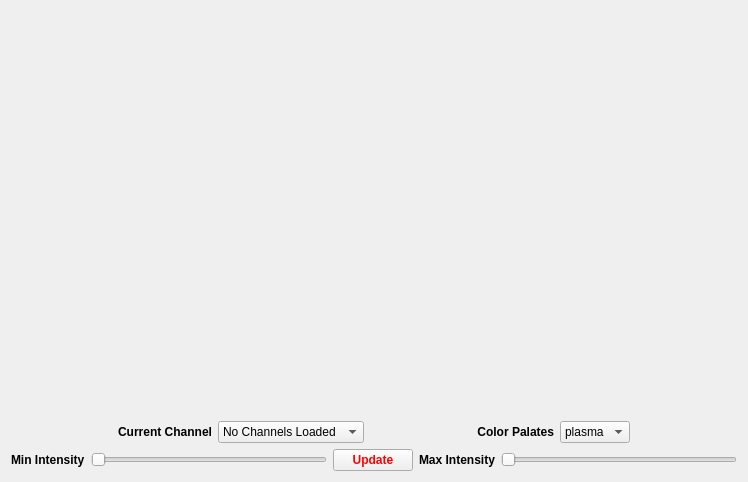
<?xml version="1.0" encoding="UTF-8"?>
<ui version="4.0">
 <class>Form</class>
 <widget class="QWidget" name="Form">
  <property name="geometry">
   <rect>
    <x>0</x>
    <y>0</y>
    <width>748</width>
    <height>482</height>
   </rect>
  </property>
  <property name="windowTitle">
   <string>Form</string>
  </property>
  <layout class="QVBoxLayout" name="verticalLayout_4">
   <item>
    <layout class="QVBoxLayout" name="spectrogram_canvas">
     <item>
      <spacer name="verticalSpacer_6">
       <property name="orientation">
        <enum>Qt::Vertical</enum>
       </property>
       <property name="sizeHint" stdset="0">
        <size>
         <width>20</width>
         <height>40</height>
        </size>
       </property>
      </spacer>
     </item>
     <item>
      <spacer name="horizontalSpacer_2">
       <property name="orientation">
        <enum>Qt::Horizontal</enum>
       </property>
       <property name="sizeHint" stdset="0">
        <size>
         <width>40</width>
         <height>0</height>
        </size>
       </property>
      </spacer>
     </item>
    </layout>
   </item>
   <item>
    <layout class="QVBoxLayout" name="verticalLayout_2">
     <property name="spacing">
      <number>6</number>
     </property>
     <item>
      <spacer name="verticalSpacer_4">
       <property name="orientation">
        <enum>Qt::Vertical</enum>
       </property>
       <property name="sizeType">
        <enum>QSizePolicy::Expanding</enum>
       </property>
       <property name="sizeHint" stdset="0">
        <size>
         <width>20</width>
         <height>40</height>
        </size>
       </property>
      </spacer>
     </item>
     <item>
      <layout class="QHBoxLayout" name="horizontalLayout_5">
       <item>
        <spacer name="horizontalSpacer">
         <property name="orientation">
          <enum>Qt::Horizontal</enum>
         </property>
         <property name="sizeHint" stdset="0">
          <size>
           <width>40</width>
           <height>20</height>
          </size>
         </property>
        </spacer>
       </item>
       <item>
        <widget class="QLabel" name="label_8">
         <property name="styleSheet">
          <string notr="true">font: 9pt &quot;Source Code Pro&quot;;
font-weight: bold;
</string>
         </property>
         <property name="text">
          <string>Current Channel</string>
         </property>
         <property name="alignment">
          <set>Qt::AlignRight|Qt::AlignTrailing|Qt::AlignVCenter</set>
         </property>
        </widget>
       </item>
       <item>
        <widget class="QComboBox" name="current_channel">
         <item>
          <property name="text">
           <string>No Channels Loaded</string>
          </property>
         </item>
        </widget>
       </item>
       <item>
        <spacer name="horizontalSpacer_4">
         <property name="orientation">
          <enum>Qt::Horizontal</enum>
         </property>
         <property name="sizeHint" stdset="0">
          <size>
           <width>40</width>
           <height>20</height>
          </size>
         </property>
        </spacer>
       </item>
       <item>
        <widget class="QLabel" name="label_6">
         <property name="styleSheet">
          <string notr="true">font: 9pt &quot;Source Code Pro&quot;;
font-weight: bold;
</string>
         </property>
         <property name="text">
          <string>Color Palates</string>
         </property>
         <property name="alignment">
          <set>Qt::AlignRight|Qt::AlignTrailing|Qt::AlignVCenter</set>
         </property>
        </widget>
       </item>
       <item>
        <widget class="QComboBox" name="palates">
         <item>
          <property name="text">
           <string>plasma</string>
          </property>
         </item>
         <item>
          <property name="text">
           <string>viridis</string>
          </property>
         </item>
         <item>
          <property name="text">
           <string>autumn</string>
          </property>
         </item>
         <item>
          <property name="text">
           <string>Blues</string>
          </property>
         </item>
         <item>
          <property name="text">
           <string>terrain</string>
          </property>
         </item>
         <item>
          <property name="text">
           <string>Greys</string>
          </property>
         </item>
         <item>
          <property name="text">
           <string>twilight</string>
          </property>
         </item>
        </widget>
       </item>
       <item>
        <spacer name="horizontalSpacer_3">
         <property name="orientation">
          <enum>Qt::Horizontal</enum>
         </property>
         <property name="sizeHint" stdset="0">
          <size>
           <width>40</width>
           <height>20</height>
          </size>
         </property>
        </spacer>
       </item>
      </layout>
     </item>
     <item>
      <layout class="QHBoxLayout" name="horizontalLayout_6">
       <item>
        <widget class="QLabel" name="label_4">
         <property name="styleSheet">
          <string notr="true">font: 9pt &quot;Source Code Pro&quot;;
font-weight: bold;
</string>
         </property>
         <property name="text">
          <string>Min Intensity</string>
         </property>
        </widget>
       </item>
       <item>
        <widget class="QSlider" name="min_intensity">
         <property name="maximum">
          <number>255</number>
         </property>
         <property name="orientation">
          <enum>Qt::Horizontal</enum>
         </property>
        </widget>
       </item>
       <item>
        <widget class="QPushButton" name="update_intensity_btn">
         <property name="styleSheet">
          <string notr="true">color: rgb(255, 0, 0);
font-weight:bold;</string>
         </property>
         <property name="text">
          <string>Update</string>
         </property>
        </widget>
       </item>
       <item>
        <widget class="QLabel" name="label_7">
         <property name="styleSheet">
          <string notr="true">font: 9pt &quot;Source Code Pro&quot;;
font-weight: bold;
</string>
         </property>
         <property name="text">
          <string>Max Intensity</string>
         </property>
        </widget>
       </item>
       <item>
        <widget class="QSlider" name="max_intensity">
         <property name="maximum">
          <number>255</number>
         </property>
         <property name="orientation">
          <enum>Qt::Horizontal</enum>
         </property>
        </widget>
       </item>
      </layout>
     </item>
    </layout>
   </item>
  </layout>
 </widget>
 <resources/>
 <connections/>
</ui>
